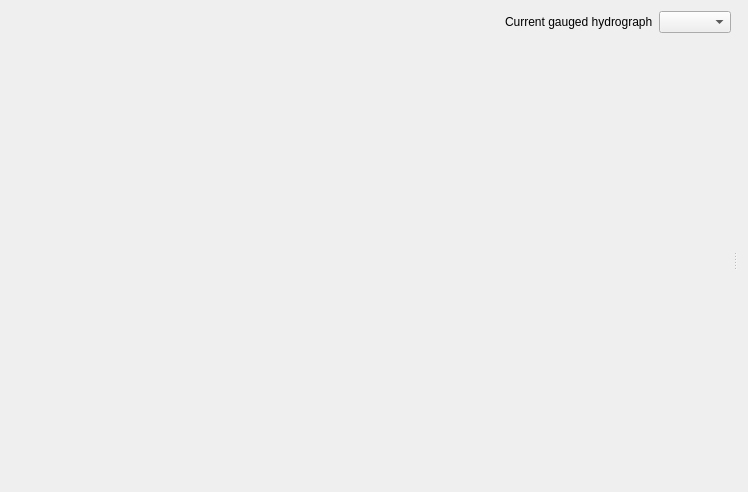
<?xml version="1.0" encoding="UTF-8"?>
<ui version="4.0">
 <class>ReosGaugedHydrographWidget</class>
 <widget class="QWidget" name="ReosGaugedHydrographWidget">
  <property name="geometry">
   <rect>
    <x>0</x>
    <y>0</y>
    <width>748</width>
    <height>492</height>
   </rect>
  </property>
  <property name="windowTitle">
   <string>Form</string>
  </property>
  <layout class="QVBoxLayout" name="verticalLayout" stretch="0,1">
   <item>
    <layout class="QHBoxLayout" name="horizontalLayout">
     <item>
      <widget class="QWidget" name="mWidgetProviderToolBar" native="true"/>
     </item>
     <item>
      <spacer name="horizontalSpacer">
       <property name="orientation">
        <enum>Qt::Horizontal</enum>
       </property>
       <property name="sizeHint" stdset="0">
        <size>
         <width>40</width>
         <height>20</height>
        </size>
       </property>
      </spacer>
     </item>
     <item>
      <widget class="QLabel" name="label">
       <property name="text">
        <string>Current gauged hydrograph</string>
       </property>
      </widget>
     </item>
     <item>
      <widget class="QComboBox" name="mComboBoxHydrographName"/>
     </item>
     <item>
      <widget class="QWidget" name="mWidgetToolBar" native="true"/>
     </item>
    </layout>
   </item>
   <item>
    <widget class="QSplitter" name="splitter">
     <property name="orientation">
      <enum>Qt::Horizontal</enum>
     </property>
     <widget class="ReosPlotWidget" name="plotWidget" native="true"/>
     <widget class="QWidget" name="mEditingWidget" native="true">
      <layout class="QVBoxLayout" name="mEditingWidgetLayout">
       <property name="spacing">
        <number>0</number>
       </property>
       <property name="leftMargin">
        <number>0</number>
       </property>
       <property name="topMargin">
        <number>0</number>
       </property>
       <property name="rightMargin">
        <number>0</number>
       </property>
       <property name="bottomMargin">
        <number>0</number>
       </property>
      </layout>
     </widget>
    </widget>
   </item>
  </layout>
 </widget>
 <customwidgets>
  <customwidget>
   <class>ReosPlotWidget</class>
   <extends>QWidget</extends>
   <header>reosplotwidget.h</header>
   <container>1</container>
  </customwidget>
 </customwidgets>
 <resources/>
 <connections/>
</ui>
